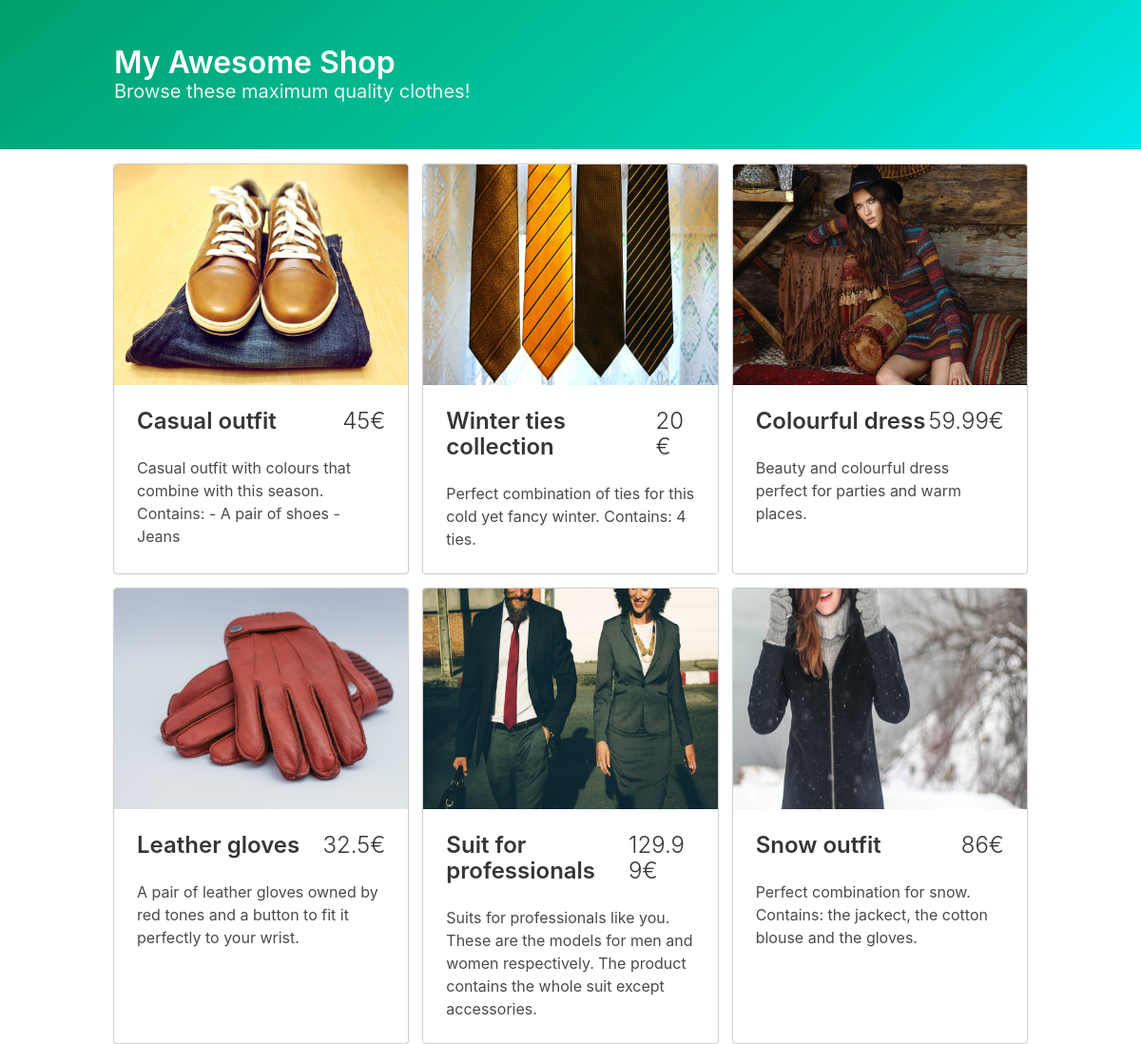
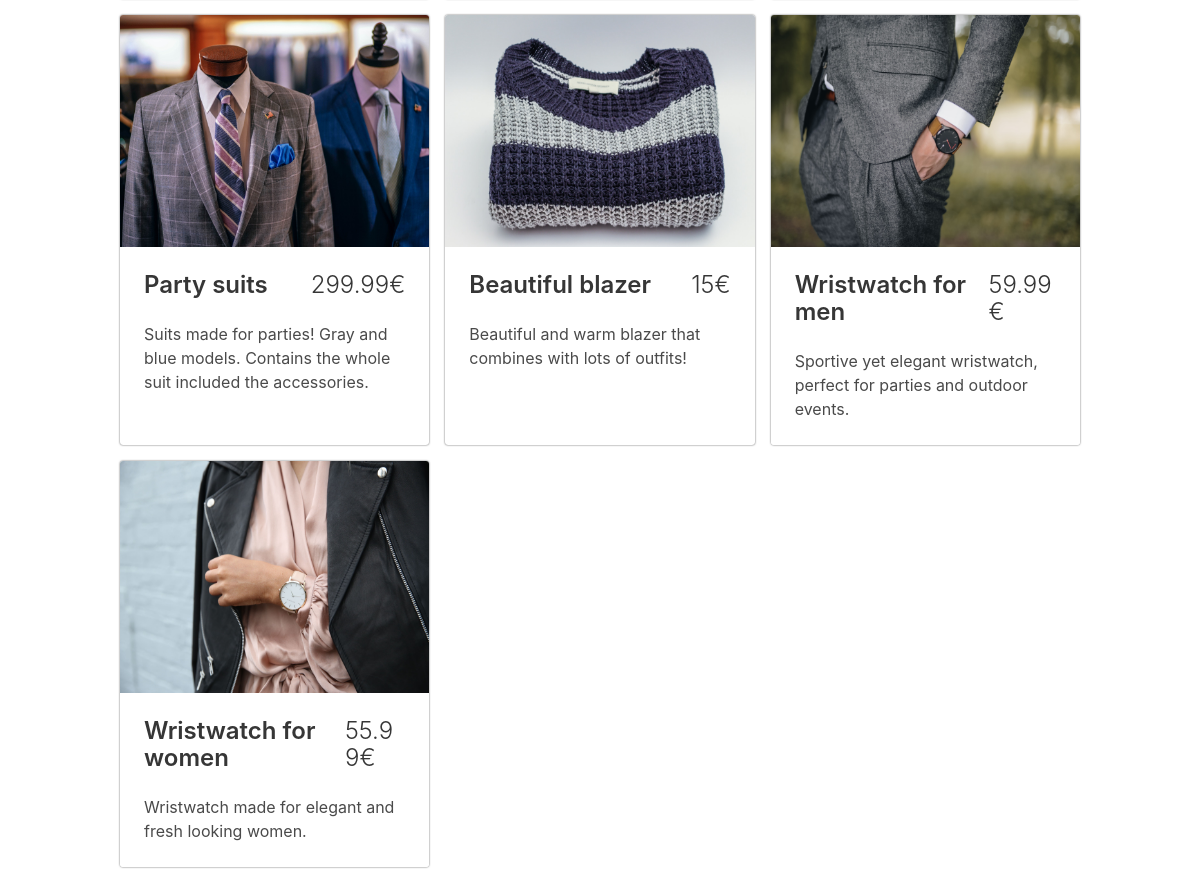
The page / on the database its author committed (2 pictures, top to bottom).
### tables this page shows
CREATE TABLE `products` (
	`id`	INTEGER NOT NULL PRIMARY KEY AUTOINCREMENT UNIQUE,
	`name`	TEXT NOT NULL,
	`description`	TEXT NOT NULL DEFAULT 'Este producto no contiene una descripción',
	`image`	TEXT NOT NULL,
	`price`	REAL NOT NULL
);

### models/Model.php (called while the page is built)
<?php
class Model
{
    public static function db()
    {
        return new SQLite3('./database/shop.sqlite');
    }
}

### models/Product.php (called while the page is built, shortened)
<?php
include 'Model.php';
class Product extends Model
{
    public function __construct($id, $name, $desc, $img, $price)
    {
        $this->id = $id;
        $this->name = $name;
        $this->description = $desc;
        $this->image = $img;
        $this->price = $price;
    }
    public static function all()
    {
        $statement = self::db()->query('SELECT * FROM products;');
        $products = [];
        while ($row = $statement->fetchArray(SQLITE3_ASSOC)) {
            $products[] = new Product(
                $row['id'],
                $row['name'],
                $row['description'],
                $row['image'],
                $row['price']
            );
        }
        return $products;
    }
}

### views/components/product.php (the view)
<div class="product">
    <div class="card">
        <div class="card-image">
            <figure class="image is-4by3">
                <a href="/product?id=<?=$product->id?>">
                    <img src="<?=$product->image?>" alt="Product image">
                </a>
            </figure>
        </div>
      <div class="card-content">
        <div class="level">
            <p class="title is-4">
                <a href="/product?id=<?=$product->id?>">
                    <?=$product->name?>
                </a>
            </p>
            <p class="title is-4 has-text-weight-light"><?=$product->price?>€</p>
        </div>
        <div class="content">
            <?=$product->description?>
        </div>
      </div>
    </div>
</div>

### views/partials/head.php (shortened to what this page needs)
<!DOCTYPE html>
<html lang="en">
<head>
    <link rel="stylesheet" href="/public/css/bulma.css">
    <link rel="stylesheet" href="/public/css/app.css">
</head>
<body>

### views/partials/header.php
<section class="hero is-primary is-bold">
    <div class="hero-body">
        <div class="container">
            <h1 class="title">
                My Awesome Shop
            </h1>
            <h2 class="subtitle">
                Browse these maximum quality clothes!
            </h2>
        </div>
    </div>
</section>

### index.php
<?php
include './views/partials/head.php';
include './views/partials/header.php';
include './models/Product.php';
$products = Product::all();
?>
<div class="container">
    <div class="products">
        <?php
            foreach ($products as $product) {
                include './views/components/product.php';
            }
        ?>
    </div>
</div>
<?php
include './views/partials/bottom.php';
?>

### views/partials/bottom.php
</body>
</html>

### public/css/app.css (style rules this page uses)
* { box-sizing: border-box; }
.products { margin: 1em 0; display: grid; grid-template-columns: 1fr 1fr 1fr; grid-gap: 1em; }
.product { border-radius: 3px; overflow: hidden; box-shadow: 0 0 2px rgba(0,0,0, 0.7); transition: all 250ms; }
.product .card { box-shadow: none; }
.product .title { margin: 0; }
.product a { color: inherit; }

### rows shown on the page
products: image (picture), name "Casual outfit", price "45", description "Casual outfit with colours that combine with this season. Contains: - A pair of shoes - Jeans"
products: image (picture), name "Winter ties collection", price "20", description "Perfect combination of ties for this cold yet fancy winter. Contains: 4 ties."
products: image (picture), name "Colourful dress", price "59.99", description "Beauty and colourful dress perfect for parties and warm places."
products: image (picture), name "Leather gloves", price "32.5", description "A pair of leather gloves owned by red tones and a button to fit it perfectly to your wrist."
products: image (picture), name "Suit for professionals", price "129.99", description "Suits for professionals like you. These are the models for men and women respectively. The product contains the whole suit except accessories."
products: image (picture), name "Snow outfit", price "86", description "Perfect combination for snow. Contains: the jackect, the cotton blouse and the gloves."
products: image (picture), name "Party suits", price "299.99", description "Suits made for parties! Gray and blue models. Contains the whole suit included the accessories."
products: shows a picture, name "Beautiful blazer", price "15", description "Beautiful and warm blazer that combines with lots of outfits!"
products: image (picture), name "Wristwatch for men", price "59.99", description "Sportive yet elegant wristwatch, perfect for parties and outdoor events."
products: image (picture), name "Wristwatch for women", price "55.99", description "Wristwatch made for elegant and fresh looking women."
